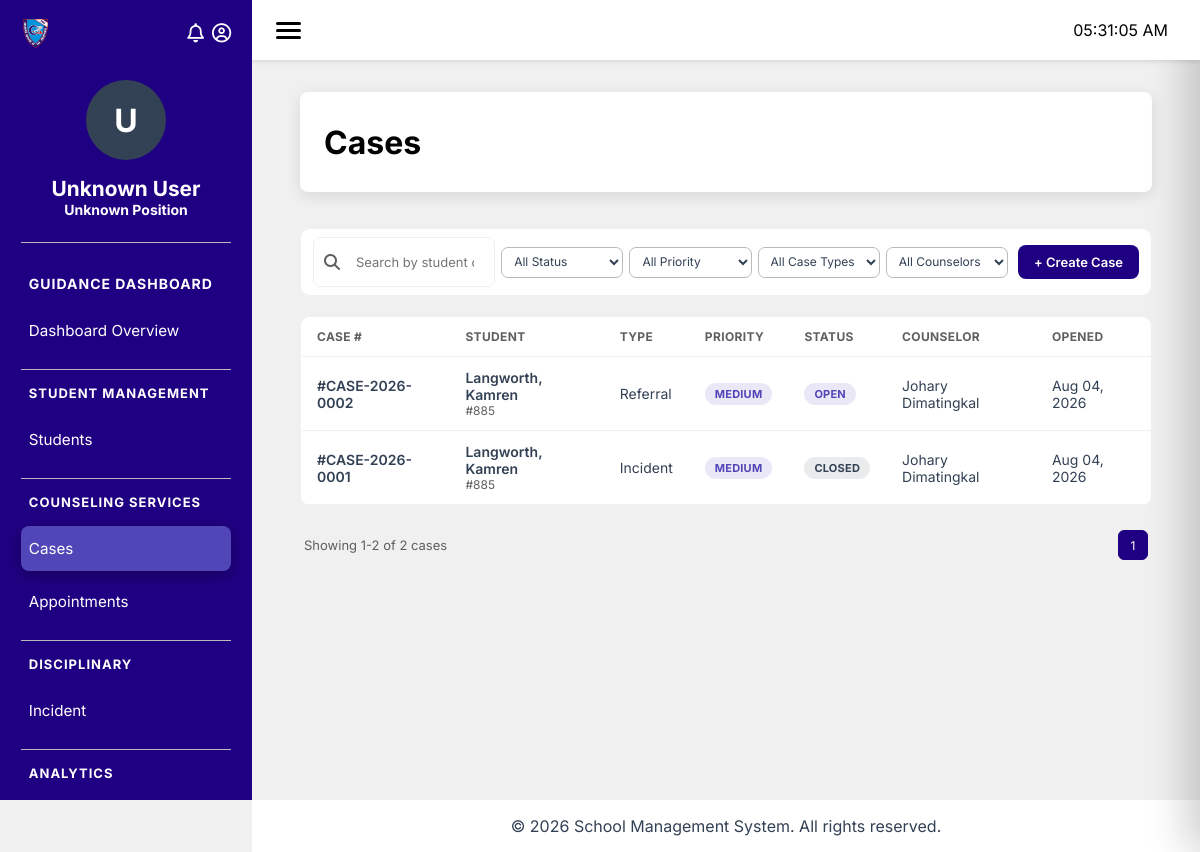
The page /modules/guidance/index.php?page=cases (signed in) on the database its author committed.
### tables this page shows
CREATE TABLE `gd_cases` (
  `case_id` bigint(20) NOT NULL,
  `student_number` int(250) NOT NULL,
  `counselor_id` bigint(100) NOT NULL,
  `case_number` varchar(30) NOT NULL,
  `case_type` enum('Referral','Walk-in','Self Referral','Incident') NOT NULL,
  `priority` enum('Low','Medium','High','Critical') DEFAULT 'Medium',
  `status` enum('Open','In Progress','Closed') DEFAULT 'Open',
  `summary` text DEFAULT NULL,
  `opened_at` datetime NOT NULL,
  `closed_at` datetime DEFAULT NULL,
  `created_at` timestamp NOT NULL DEFAULT current_timestamp(),
  `updated_at` timestamp NOT NULL DEFAULT current_timestamp() ON UPDATE current_timestamp()
);

### database/db.php (called while the page is built, shortened)
<?php
class Database {
    private $conn;
    public function __construct() {
        $this->host = getenv('DB_HOST') ?: "localhost";
        $this->port = getenv('DB_PORT') ?: "3306";
        $this->db   = getenv('DB_DATABASE') ?: (getenv('DB_NAME') ?: "prototype");
        $this->user = getenv('DB_USER') ?: "root";
        $this->pass = getenv('DB_PASSWORD') !== false ? getenv('DB_PASSWORD') : "";
        try {
            $dsn = "mysql:host={$this->host};port={$this->port};dbname={$this->db};charset=utf8mb4";
            $this->conn = new PDO($dsn, $this->user, $this->pass);
            $this->conn->setAttribute(PDO::ATTR_ERRMODE, PDO::ERRMODE_EXCEPTION);
            $this->conn->setAttribute(PDO::ATTR_DEFAULT_FETCH_MODE, PDO::FETCH_ASSOC);
        } catch (PDOException $e) {
            throw new RuntimeException("DB Connection failed: " . $e->getMessage(), 0, $e);
        }
    }
    public function getConnection() {
        return $this->conn;
    }
}

### modules/guidance/classes/Cases.php (called while the page is built, shortened)
<?php
include_once __DIR__ . '/../../../database/db.php';
class Cases
{
    private $conn;
    public function __construct($pdo = null)
    {
        if ($pdo instanceof PDO) {
            $this->conn = $pdo;
        } else {
            $database = new Database();
            $this->conn = $database->getConnection();
        }
    }
    public function getList(array $filters, int $page, int $pageSize): array
    {
        [$whereSql, $params] = $this->buildListFilters($filters);
        $offset = ($page - 1) * $pageSize;
        $total = $this->countList($whereSql, $params);
        $sql = "
            SELECT
                c.case_id,
                c.case_number,
                c.student_number,
                CONCAT(s.last_name, ', ', s.first_name) AS student_name,
                c.case_type,
                c.priority,
                c.status,
                c.counselor_id,
                CONCAT(e.first_name, ' ', e.last_name) AS counselor_name,
                c.opened_at,
                c.closed_at
            FROM gd_cases c
            JOIN rgr_students s ON s.student_number = c.student_number
            JOIN sms_employee e ON e.employee_id = c.counselor_id
            {$whereSql}
            ORDER BY c.opened_at DESC
            LIMIT :limit OFFSET :offset
        ";
        $stmt = $this->conn->prepare($sql);
        $stmt->bindValue(':limit', $pageSize, PDO::PARAM_INT);
        $stmt->bindValue(':offset', $offset, PDO::PARAM_INT);
        $stmt->execute();
        $rows = array_map(function ($row) {
            $row['initials'] = $this->initialsFromName($row['student_name']);
            return $row;
        }, $stmt->fetchAll(PDO::FETCH_ASSOC));
        return ['rows' => $rows, 'total' => $total];
    }
    private function countList(string $whereSql, array $params): int
    {
        $sql = "
            SELECT COUNT(*)
            FROM gd_cases c
            JOIN rgr_students s ON s.student_number = c.student_number
            JOIN sms_employee e ON e.employee_id = c.counselor_id
            {$whereSql}
        ";
        $stmt = $this->conn->prepare($sql);
        $stmt->execute($params);
        return (int) $stmt->fetchColumn();
    }
    private function buildListFilters(array $filters): array
    {
        $where = [];
        $params = [];
        $whereSql = $where ? ('WHERE ' . implode(' AND ', $where)) : '';
        return [$whereSql, $params];
    }
    private function initialsFromName(string $name): string
    {
        $parts = array_filter(preg_split('/[\s,]+/', $name));
        $letters = array_map(fn($p) => mb_strtoupper(mb_substr($p, 0, 1)), array_slice($parts, 0, 2));
        return implode('', $letters);
    }
}

### modules/guidance/pages/cases.php (the view, shortened to what this page needs)
<?php
include_once __DIR__ . '/../classes/Cases.php';
$casesClass = new Cases();
$filters = [
    'search'       => trim($_GET['search'] ?? ''),
    'status'       => $_GET['status'] ?? '',
    'priority'     => $_GET['priority'] ?? '',
    'case_type'    => $_GET['case_type'] ?? '',
    'counselor_id' => $_GET['counselor_id'] ?? '',
];
$page     = max(1, (int) ($_GET['page'] ?? 1));
$pageSize = 10;
$result     = $casesClass->getList($filters, $page, $pageSize);
$cases      = $result['rows'];
$totalCases = $result['total'];
$totalPages = (int) ceil($totalCases / $pageSize);
function case_status_badge_class($status) {
    return match ($status) {
        'Open' => 'case-badge--status-open',
        'In Progress' => 'case-badge--status-progress',
        default => 'case-badge--status-closed',
    };
}
function case_priority_badge_class($priority) {
    return match ($priority) {
        'Critical' => 'case-badge--priority-critical',
        'High' => 'case-badge--priority-high',
        'Medium' => 'case-badge--priority-medium',
        default => 'case-badge--priority-low',
    };
}
?>
<div class="module-header">
    <h1>Cases</h1>
</div>
<div class="module-content">
    <div class="case-toolbar">
        <div class="case-toolbar__filters">
            <div class="case-search-box">
                <i class="fa fa-search"></i>
                <input type="text" id="caseSearchInput" placeholder="Search by student or case #..." value="<?= htmlspecialchars($filters['search']) ?>">
            </div>
            <select class="case-filter-select" id="caseFilterStatus">
                <option value="" <?= $filters['status'] === '' ? 'selected' : '' ?>>All Status</option>
            </select>
            <select class="case-filter-select" id="caseFilterPriority">
                <option value="" <?= $filters['priority'] === '' ? 'selected' : '' ?>>All Priority</option>
            </select>
            <select class="case-filter-select" id="caseFilterType">
                <option value="" <?= $filters['case_type'] === '' ? 'selected' : '' ?>>All Case Types</option>
            </select>
            <select class="case-filter-select" id="caseFilterCounselor">
                <option value="">All Counselors</option>
            </select>
        </div>
        <div class="case-toolbar__actions">
            <button type="button" class="case-btn" id="caseCreateBtn">+ Create Case</button>
        </div>
    </div>
    <div class="case-table-wrapper">
        <table class="case-table">
            <thead>
                <tr>
                    <th>Case #</th>
                    <th>Student</th>
                    <th>Type</th>
                    <th>Priority</th>
                    <th>Status</th>
                    <th>Counselor</th>
                    <th>Opened</th>
                </tr>
            </thead>
            <tbody>
                <?php if (empty($cases)): ?>
                <tr><td colspan="7" class="case-table__empty">No cases found for the selected filters.</td></tr>
                <?php else: ?>
                    <?php foreach ($cases as $c): ?>
                    <tr class="case-row" data-case-id="<?= htmlspecialchars($c['case_id']) ?>">
                        <td class="case-number">#<?= htmlspecialchars($c['case_number']) ?></td>
                        <td>
                            <div class="case-student-name"><?= htmlspecialchars($c['student_name']) ?></div>
                            <div class="case-student-sub">#<?= htmlspecialchars($c['student_number']) ?></div>
                        </td>
                        <td><?= htmlspecialchars($c['case_type']) ?></td>
                        <td><span class="case-badge <?= case_priority_badge_class($c['priority']) ?>"><?= htmlspecialchars($c['priority']) ?></span></td>
                        <td><span class="case-badge <?= case_status_badge_class($c['status']) ?>"><?= htmlspecialchars($c['status']) ?></span></td>
                        <td><?= htmlspecialchars($c['counselor_name']) ?></td>
                        <td><?= date('M d, Y', strtotime($c['opened_at'])) ?></td>
                    </tr>
                    <?php endforeach; ?>
                <?php endif; ?>
            </tbody>
        </table>
    </div>
    <div class="case-pagination">
        <span>
            <?php if ($totalCases > 0): ?>
                Showing <?= (($page - 1) * $pageSize) + 1 ?>-<?= min($page * $pageSize, $totalCases) ?> of <?= $totalCases ?> cases
            <?php else: ?>
                No cases found
            <?php endif; ?>
        </span>
        <div class="case-pagination__pages">
            <?php for ($i = 1; $i <= $totalPages; $i++): ?>
                <button class="case-pagination__page <?= $i === $page ? 'case-pagination__page--active' : '' ?>" data-page="<?= $i ?>"><?= $i ?></button>
            <?php endfor; ?>
        </div>
    </div>
</div>

### modules/guidance/css/layout/module-container.css (style rules this page uses)
.module-header { background: var(--color3); padding: 1.5rem; border-radius: 8px; box-shadow: 0 4px 15px rgba(0, 0, 0, 0.1); margin-bottom: 2rem; min-height: 100px; display: flex; flex-direction: column; justify-content: center; }
.module-content { min-height: 500px; }

### modules/guidance/css/pages/concerns-issue-tracking.css (style rules this page uses)
input[type="text"], textarea, select { width: 100%; padding: 10px; border-radius: 6px; border: 1px solid var(--color4); background: var(--color3); color: var(--color2); }

### modules/guidance/css/pages/report-submission-management.css (style rules this page uses)
input[type="text"], textarea, input[type="file"] { width: 100%; padding: 10px; border-radius: 6px; border: 1px solid var(--color4); background: var(--color3); color: var(--color2); }

### modules/guidance/css/pages/students.css (style rules this page uses)
.module-content { display: flex; flex-direction: column; gap: 20px; padding: 4px 0 32px 0; }

### modules/guidance/css/pages/cases.css (style rules this page uses)
.module-content { display: flex; flex-direction: column; gap: 20px; padding: 4px 0 32px 0; }
.case-toolbar { display: flex; align-items: center; justify-content: space-between; flex-wrap: nowrap; gap: 10px; background: var(--color3); border: 1px solid var(--color9); border-radius: 10px; padding: 8px 12px; overflow-x: auto; }
.case-toolbar__filters { display: flex; align-items: center; gap: 6px; flex-wrap: nowrap; flex: 1; min-width: 0; }
.case-search-box { display: flex; align-items: center; gap: 6px; background: var(--color3); border: 1px solid var(--color9); border-radius: 7px; padding: 6px 10px; flex: 1 1 160px; min-width: 140px; max-width: 220px; }
.case-search-box input { border: none; background: transparent; outline: none; font-size: 13px; color: var(--color3); width: 100%; }
.case-search-box i { color: var(--color5); flex-shrink: 0; }
.case-filter-select { border: 1px solid var(--color4); border-radius: 7px; padding: 6px 8px; font-size: 12px; color: var(--color2); background: var(--color3); flex: 1 1 100px; min-width: 0; }
.case-toolbar__actions { display: flex; gap: 8px; flex-shrink: 0; }
.case-btn { display: inline-flex; align-items: center; gap: 6px; border: none; border-radius: 8px; padding: 9px 16px; font-size: 13px; font-weight: 600; cursor: pointer; background: var(--color1); color: var(--color3); transition: opacity .15s ease; }
.case-table-wrapper { background: var(--color3); border: 1px solid var(--color9); border-radius: 10px; overflow: hidden; }
.case-table { width: 100%; border-collapse: collapse; }
.case-table thead th { text-align: left; font-size: 12px; text-transform: uppercase; letter-spacing: .03em; color: var(--color5); background: var(--color3); padding: 12px 16px; border-bottom: 1px solid var(--color9); }
.case-table tbody td { padding: 12px 16px; font-size: 14px; color: var(--color2); border-bottom: 1px solid var(--color9); vertical-align: middle; }
.case-table tbody tr { cursor: pointer; }
.case-number { font-weight: 600; color: var(--color1); }
.case-student-name { font-weight: 600; color: var(--color2); }
.case-student-sub { font-size: 12px; color: var(--color5); }
.case-badge { display: inline-flex; align-items: center; gap: 5px; padding: 4px 10px; border-radius: 999px; font-size: 11px; font-weight: 700; text-transform: uppercase; letter-spacing: .02em; }
.case-badge--status-open { background: rgba(81,70,183,.12); color: var(--color7); }
.case-badge--status-closed { background: rgba(51,65,85,.1); color: var(--color6); }
.case-badge--priority-medium { background: rgba(81,70,183,.12); color: var(--color7); }
.case-pagination { display: flex; align-items: center; justify-content: space-between; padding: 4px 4px; font-size: 13px; color: var(--color5); }
.case-pagination__pages { display: flex; gap: 6px; }
.case-pagination__page { width: 30px; height: 30px; display: flex; align-items: center; justify-content: center; border-radius: 6px; border: 1px solid var(--color4); background: var(--color3); color: var(--color2); cursor: pointer; font-size: 12px; }
.case-pagination__page--active { background: var(--color1); color: var(--color3); border-color: var(--color1); }

### modules/guidance/css/pages/appointments.css (style rules this page uses)
.module-content { display: flex; flex-direction: column; gap: 20px; padding: 4px 0 32px 0; }

### modules/guidance/css/pages/incidents.css (style rules this page uses)
.module-content { display: flex; flex-direction: column; gap: 20px; padding: 4px 0 32px 0; }

### modules/guidance/css/pages/dashboard-overview.css (style rules this page uses)
.module-content { display: flex; flex-direction: column; gap: 20px; padding: 4px 0 32px 0; }

### modules/guidance/css/pages/analytics-report.css (style rules this page uses)
.module-content { display: flex; flex-direction: column; gap: 20px; padding: 4px 0 32px 0; }

### modules/guidance/css/base/global.css (style rules this page uses)
body { background: var(--color9); }

### rows shown on the page
gd_cases: case_number "CASE-2026-0002", student_name "Langworth, Kamren", student_number "885", case_type "Referral", priority "MEDIUM", status "OPEN", counselor_name "Johary Dimatingkal", opened_at "Aug 04, 2026"
gd_cases: case_number "CASE-2026-0001", student_name "Langworth, Kamren", student_number "885", case_type "Incident", priority "MEDIUM", status "CLOSED", counselor_name "Johary Dimatingkal", opened_at "Aug 04, 2026"

### other values the page prints
substr(htmlspecialchars($employeeClass->getEmployeeName()), 0, 1) "U"
$employeeClass->getEmployeeName() "Unknown User"
$employeeClass->getEmployeePosition() "Unknown Position"
$label "Dashboard Overview"
str_replace('-', ' ', $section) "STUDENT MANAGEMENT"
$label "Students"
str_replace('-', ' ', $section) "COUNSELING SERVICES"
$label "Cases"
$label "Appointments"
str_replace('-', ' ', $section) "DISCIPLINARY"
$label "Incident"
str_replace('-', ' ', $section) "ANALYTICS"
min($page * $pageSize, $totalCases) "2"
$totalCases "2"
